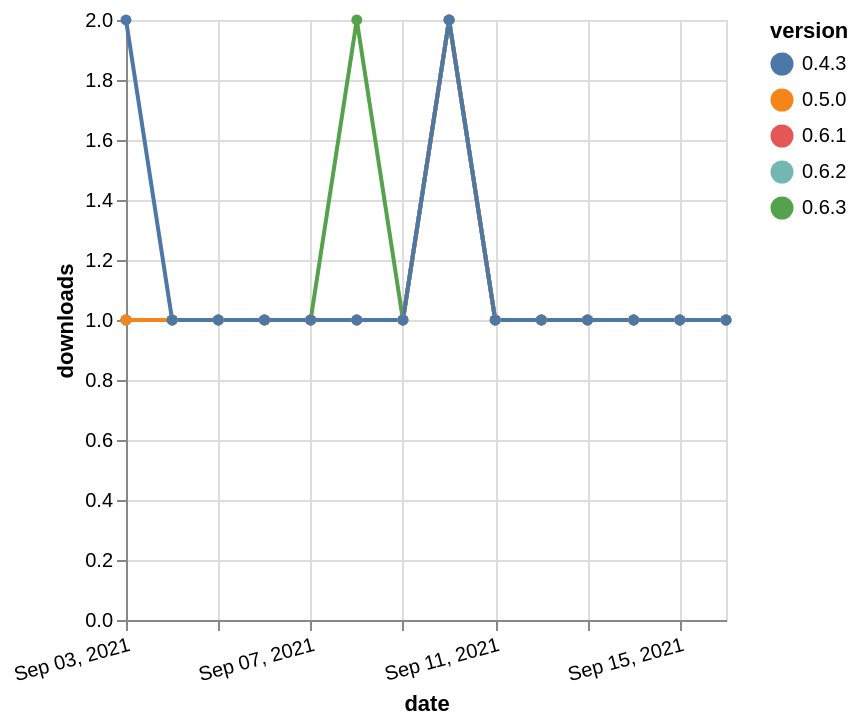

Specify this chart in Vega-Lite:
### Vega-Lite specification from a JSON file in a GitHub repository (floating-point values rounded to 4 significant figures)
{"$schema": "https://vega.github.io/schema/vega-lite/v5.json", "description": "A simple bar chart with embedded data.", "data": {"values": [{"date": "2021-09-03", "total": 147, "delta": 1, "version": "0.6.3"}, {"date": "2021-09-04", "total": 148, "delta": 1, "version": "0.6.3"}, {"date": "2021-09-05", "total": 149, "delta": 1, "version": "0.6.3"}, {"date": "2021-09-06", "total": 150, "delta": 1, "version": "0.6.3"}, {"date": "2021-09-07", "total": 151, "delta": 1, "version": "0.6.3"}, {"date": "2021-09-08", "total": 153, "delta": 2, "version": "0.6.3"}, {"date": "2021-09-09", "total": 154, "delta": 1, "version": "0.6.3"}, {"date": "2021-09-10", "total": 156, "delta": 2, "version": "0.6.3"}, {"date": "2021-09-11", "total": 157, "delta": 1, "version": "0.6.3"}, {"date": "2021-09-12", "total": 158, "delta": 1, "version": "0.6.3"}, {"date": "2021-09-13", "total": 159, "delta": 1, "version": "0.6.3"}, {"date": "2021-09-14", "total": 160, "delta": 1, "version": "0.6.3"}, {"date": "2021-09-15", "total": 161, "delta": 1, "version": "0.6.3"}, {"date": "2021-09-16", "total": 162, "delta": 1, "version": "0.6.3"}, {"date": "2021-09-03", "total": 155, "delta": 1, "version": "0.6.1"}, {"date": "2021-09-04", "total": 156, "delta": 1, "version": "0.6.1"}, {"date": "2021-09-05", "total": 157, "delta": 1, "version": "0.6.1"}, {"date": "2021-09-06", "total": 158, "delta": 1, "version": "0.6.1"}, {"date": "2021-09-07", "total": 159, "delta": 1, "version": "0.6.1"}, {"date": "2021-09-08", "total": 160, "delta": 1, "version": "0.6.1"}, {"date": "2021-09-09", "total": 161, "delta": 1, "version": "0.6.1"}, {"date": "2021-09-10", "total": 163, "delta": 2, "version": "0.6.1"}, {"date": "2021-09-11", "total": 164, "delta": 1, "version": "0.6.1"}, {"date": "2021-09-12", "total": 165, "delta": 1, "version": "0.6.1"}, {"date": "2021-09-13", "total": 166, "delta": 1, "version": "0.6.1"}, {"date": "2021-09-14", "total": 167, "delta": 1, "version": "0.6.1"}, {"date": "2021-09-15", "total": 168, "delta": 1, "version": "0.6.1"}, {"date": "2021-09-16", "total": 169, "delta": 1, "version": "0.6.1"}, {"date": "2021-09-03", "total": 164, "delta": 1, "version": "0.6.2"}, {"date": "2021-09-04", "total": 165, "delta": 1, "version": "0.6.2"}, {"date": "2021-09-05", "total": 166, "delta": 1, "version": "0.6.2"}, {"date": "2021-09-06", "total": 167, "delta": 1, "version": "0.6.2"}, {"date": "2021-09-07", "total": 168, "delta": 1, "version": "0.6.2"}, {"date": "2021-09-08", "total": 169, "delta": 1, "version": "0.6.2"}, {"date": "2021-09-09", "total": 170, "delta": 1, "version": "0.6.2"}, {"date": "2021-09-10", "total": 172, "delta": 2, "version": "0.6.2"}, {"date": "2021-09-11", "total": 173, "delta": 1, "version": "0.6.2"}, {"date": "2021-09-12", "total": 174, "delta": 1, "version": "0.6.2"}, {"date": "2021-09-13", "total": 175, "delta": 1, "version": "0.6.2"}, {"date": "2021-09-14", "total": 176, "delta": 1, "version": "0.6.2"}, {"date": "2021-09-15", "total": 177, "delta": 1, "version": "0.6.2"}, {"date": "2021-09-16", "total": 178, "delta": 1, "version": "0.6.2"}, {"date": "2021-09-03", "total": 156, "delta": 1, "version": "0.5.0"}, {"date": "2021-09-04", "total": 157, "delta": 1, "version": "0.5.0"}, {"date": "2021-09-05", "total": 158, "delta": 1, "version": "0.5.0"}, {"date": "2021-09-06", "total": 159, "delta": 1, "version": "0.5.0"}, {"date": "2021-09-07", "total": 160, "delta": 1, "version": "0.5.0"}, {"date": "2021-09-08", "total": 161, "delta": 1, "version": "0.5.0"}, {"date": "2021-09-09", "total": 162, "delta": 1, "version": "0.5.0"}, {"date": "2021-09-10", "total": 164, "delta": 2, "version": "0.5.0"}, {"date": "2021-09-11", "total": 165, "delta": 1, "version": "0.5.0"}, {"date": "2021-09-12", "total": 166, "delta": 1, "version": "0.5.0"}, {"date": "2021-09-13", "total": 167, "delta": 1, "version": "0.5.0"}, {"date": "2021-09-14", "total": 168, "delta": 1, "version": "0.5.0"}, {"date": "2021-09-15", "total": 169, "delta": 1, "version": "0.5.0"}, {"date": "2021-09-16", "total": 170, "delta": 1, "version": "0.5.0"}, {"date": "2021-09-03", "total": 191, "delta": 2, "version": "0.4.3"}, {"date": "2021-09-04", "total": 192, "delta": 1, "version": "0.4.3"}, {"date": "2021-09-05", "total": 193, "delta": 1, "version": "0.4.3"}, {"date": "2021-09-06", "total": 194, "delta": 1, "version": "0.4.3"}, {"date": "2021-09-07", "total": 195, "delta": 1, "version": "0.4.3"}, {"date": "2021-09-08", "total": 196, "delta": 1, "version": "0.4.3"}, {"date": "2021-09-09", "total": 197, "delta": 1, "version": "0.4.3"}, {"date": "2021-09-10", "total": 199, "delta": 2, "version": "0.4.3"}, {"date": "2021-09-11", "total": 200, "delta": 1, "version": "0.4.3"}, {"date": "2021-09-12", "total": 201, "delta": 1, "version": "0.4.3"}, {"date": "2021-09-13", "total": 202, "delta": 1, "version": "0.4.3"}, {"date": "2021-09-14", "total": 203, "delta": 1, "version": "0.4.3"}, {"date": "2021-09-15", "total": 204, "delta": 1, "version": "0.4.3"}, {"date": "2021-09-16", "total": 205, "delta": 1, "version": "0.4.3"}]}, "width": "container", "mark": {"type": "line", "point": {"filled": true}}, "encoding": {"x": {"field": "date", "type": "temporal", "timeUnit": "yearmonthdate", "title": "date", "axis": {"labelAngle": -15}}, "y": {"field": "delta", "type": "quantitative", "title": "downloads"}, "color": {"field": "version", "type": "nominal"}, "tooltip": {"field": "delta"}}}
